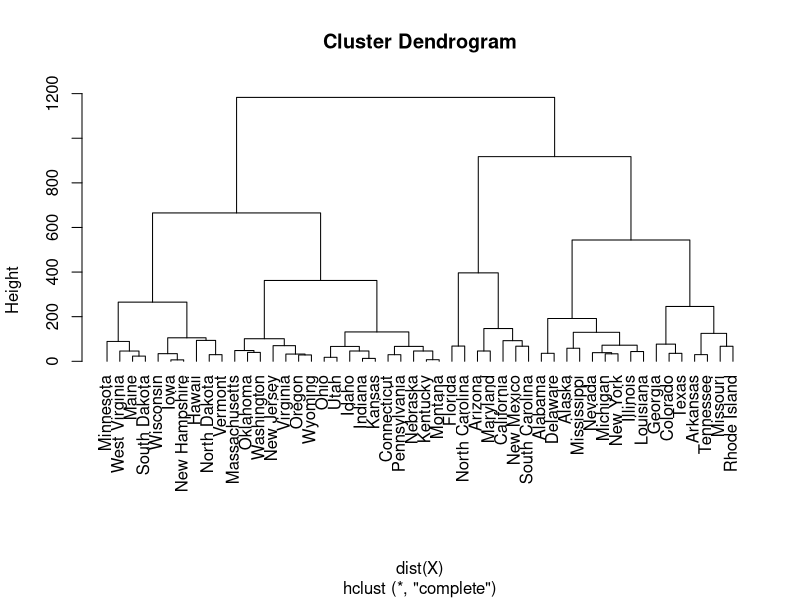
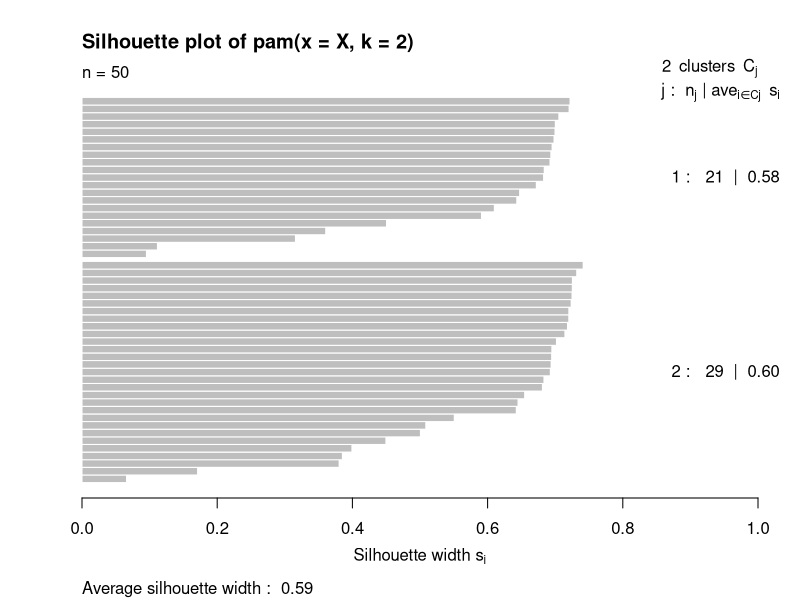
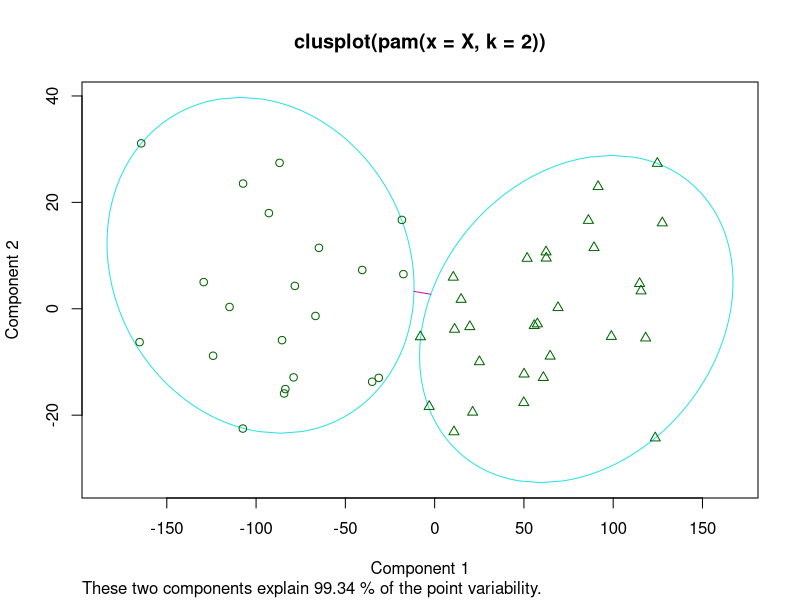
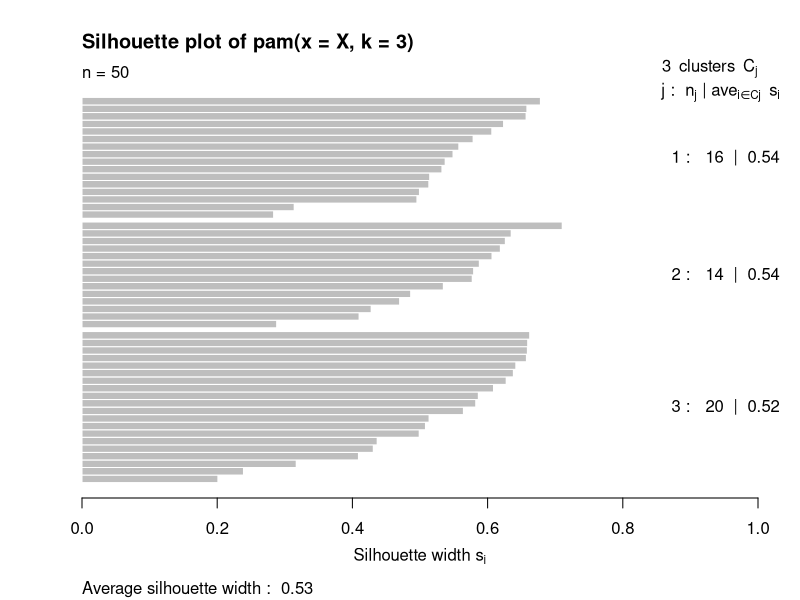
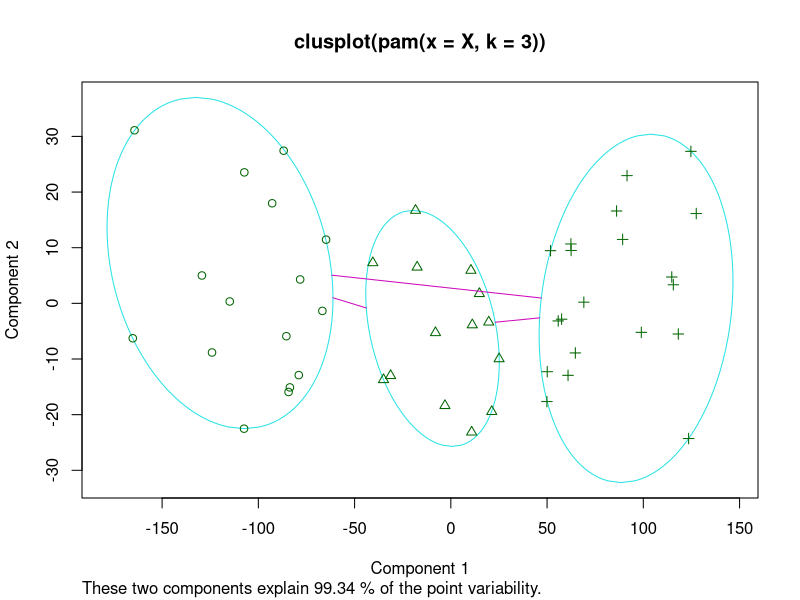

R code for these plots, in order:
## ---- chunk 1
library(cluster)

X <- USArrests
X <- dist(USArrests)
## ---- chunk 2
ResKmean.3 <- kmeans(X, 3)
ResKmean.3
# with(X, pairs(X, color=c(1:3)[ResKmean.3$class]))
## ---- chunk 3
ResKmean.2 <- kmeans(X, 2)
ResKmean.2
## ---- chunk 4
ResHclust.complete <- hclust(dist(X), method="complete")
ResHclust.avverage <- hclust(dist(X), method="average")
ResHclust.single <- hclust(dist(X), method="single")
ResHclust.cen <- hclust(dist(X), method="cen")
## ---- chunk 5
plot(ResHclust.complete, hang=-1)
## ---- chunk 6
resPam.2 <- pam(X, 2)
plot(resPam.2)
clusplot(resPam.2)
## ---- chunk 7
resPam.3 <- pam(X, 3)
plot(resPam.3)
clusplot(resPam.3)
